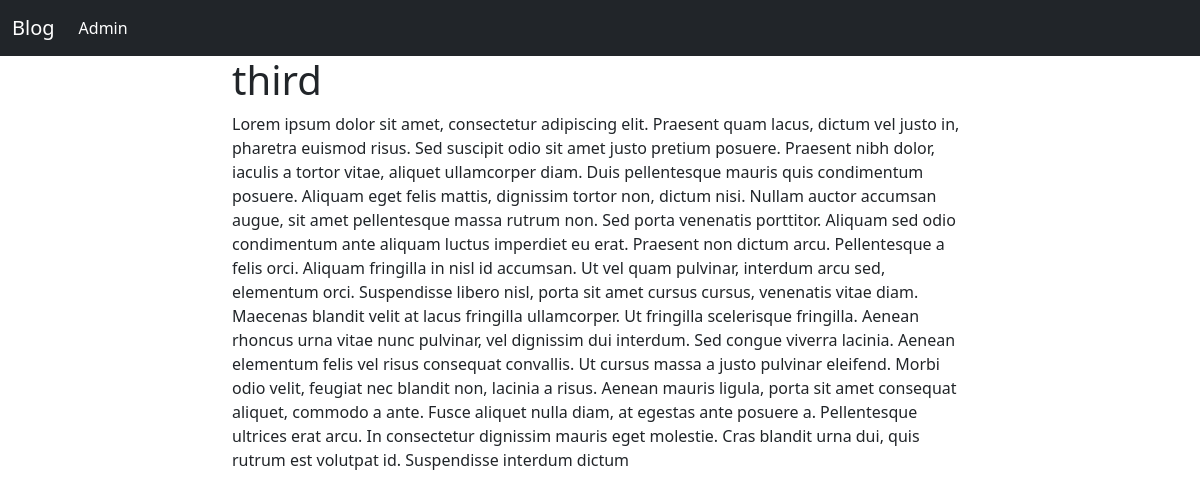
/blog/third_post/, run on the app's committed database.
### blog/models.py (models this page shows, shortened)
class Post(models.Model):
    class NewManager(models.Manager):
        def get_queryset(self):
            return super().get_queryset() .filter(status='published')
    options = (
        ('draft', 'Draft'),
        ('published', 'Published'),
    )
    title = models.CharField(max_length=250)
    excerpt = models.TextField(null=True)
    slug = models.SlugField(max_length=250, unique_for_date='publish')
    publish = models.DateTimeField(default=timezone.now)
    author = models.ForeignKey(
        User, on_delete=models.CASCADE, related_name='blog_posts')
    content = models.TextField()
    status = models.CharField(max_length=10, choices=options, default='draft')
    objects = models.Manager()
    newmanager = NewManager()
    class Meta:
        ordering = ('-publish',)

### blog/views.py (the view)
# urls.py: path('<slug:post>/', views.post_single, name='post_single')
def post_single(request, post):
    post = get_object_or_404(Post, slug=post, status='published')
    return render(request, 'single.html', {'post': post})

### blog/templates/single.html
{% extends 'base.html' %} {% block content %}
<div class="container">
  <div class="row justify-content-md-center">
    <div class="col-md-8">
      <div class="col-12"><h1>{{post.title}}</h1></div>
      <div class="col-12"><p>{{post.content}}</p></div>
    </div>
  </div>
</div>
{% endblock content %}

### data on the page
Post: title "third", content "Lorem ipsum dolor sit amet, consectetur adipiscing elit. Praesent quam lacus, dictum vel justo in, pharetra euismod risus. Sed suscipit odio sit amet justo pretium posuere. Praesent nibh dolor, iaculis a tortor vitae, aliquet ullamcorper diam. Duis pellentesque mauris quis condimentum posuere. Aliquam eget felis mattis, dignissim tortor non, dictum nisi. Nullam auctor accumsan augue, sit amet pellentesque massa rutrum non. Sed porta venenatis porttitor. Aliquam sed odio condimentum ante aliquam luctus imperdiet eu erat. Praesent non dictum arcu. Pellentesque a felis orci. Aliquam fringilla in nisl id accumsan. Ut vel quam pulvinar, interdum arcu sed, elementum orci. Suspendisse libero nisl,…"
